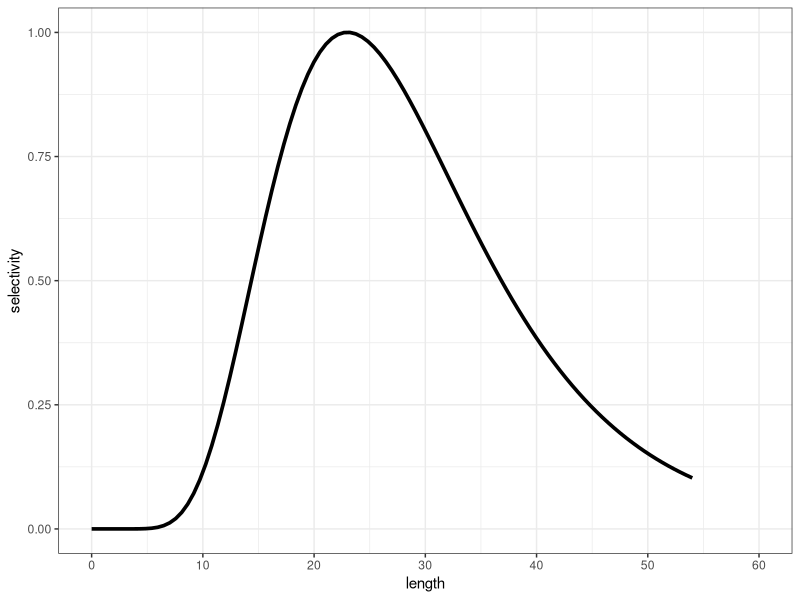

Reproduce this figure in R.
## ----packages_preliminaries, include = FALSE----------------------------------
library(plyr) 
library(dplyr)
library(ggplot2)
library(kableExtra)

# load GTG LB-SPR routines
#source("../R/optfunLBSPRDome.R")
#source("../R/optLBSPRDome.R")
#source("../R/simLBSPRDome.R")
set.seed(seed = 9999)

## ----setup, include=FALSE-----------------------------------------------------
knitr::opts_chunk$set(echo = TRUE)

## ----StockPars, include = TRUE------------------------------------------------
# simulated stock parameters (similar to some Irish brown trout populations) ====
StockPars <- NULL 
StockPars$MK <- 2.0
StockPars$NGTG <- 17
StockPars$Linf <- 45.0
StockPars$CVLinf <- 0.1
StockPars$MaxSD <- 2
StockPars$L50 <- 25.0  
StockPars$L95 <- 30.0 
StockPars$FecB <- 3 
StockPars$Walpha <- 0.0084
StockPars$Wbeta <- 3.1115
StockPars$Steepness <- 0.8 
StockPars$Mpow <- 0

## ----SizeBins, include = TRUE-------------------------------------------------
SizeBins <- NULL
SizeBins$Linc <- 1
SizeBins$ToSize <- StockPars$Linf*(1+StockPars$MaxSD*StockPars$CVLinf)

## ----FleetPars----------------------------------------------------------------
FleetPars <- list(selectivityCurve = "logNorm", SLmesh = 1.0)  # lognorm, single mesh size
FleetPars$SL1 <- 23.0     # k_mode from SELECT (log-normal) - mode of lognormal distribution
FleetPars$SL2 <- 0.4      # standard deviation at log scale
FleetPars$SLMin <- 0   # minimum landing limit (MLL)

## ----calc_selectivity_at_length-----------------------------------------------

# calculate selectivity at length *IF* appropriate parameters are specified
lengthFish <- seq(0, StockPars$Linf*(1 + StockPars$CVLinf*StockPars$MaxSD), length.out = 101)
if(!is.null(FleetPars$SLmesh)) meshSize <- FleetPars$SLmesh
  
if(FleetPars$selectivityCurve=="logNorm"){ 
    SLk <- FleetPars$SL1
    SLsigma <- FleetPars$SL2
    SLMin <- FleetPars$SLMin
    
    gearSelLen <- 0
    for (j in seq_along(meshSize)){
      gearSelLen <- gearSelLen + exp(-0.5*((log(lengthFish)-log((SLk)*meshSize[j]))/(SLsigma))^2)
    }
    if(!is.na(SLMin)) gearSelLen[lengthFish < SLMin] <- 0 
    gearSelLen <- gearSelLen/max(gearSelLen)
    
}

## ----plot_selectivity---------------------------------------------------------
ggplot2::ggplot() + 
  ggplot2::geom_line(data = data.frame(length = lengthFish, selectivity = gearSelLen),
            aes(x = length, y = selectivity), colour = "black", linetype = 1, size = 1.25) + 
  ggplot2::scale_x_continuous(limits = c(0, 60), breaks = seq(0,60,10)) +
  ggplot2::theme_bw()
